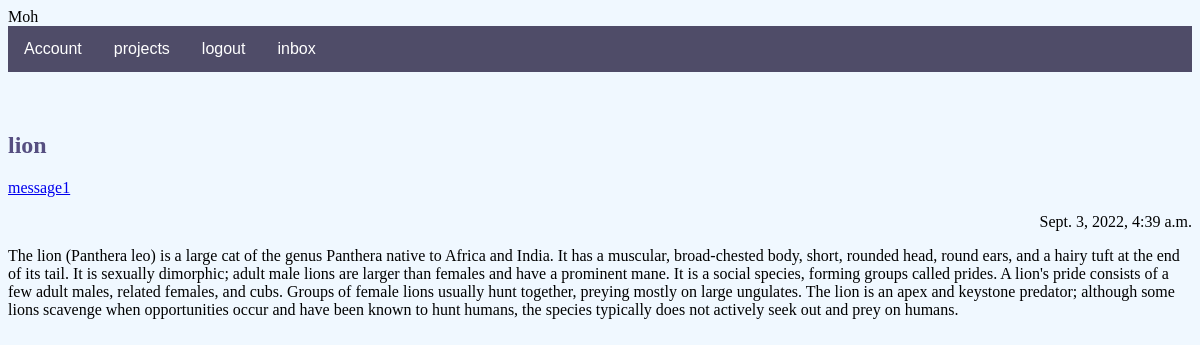
The page /message/e64aa374-7267-4e6e-a699-7b185be85b0b/ (signed in) on the database its author committed.
### users/models.py (models this page shows, shortened)
class Message(models.Model):
    sender = models.ForeignKey(
        Profile, on_delete=models.SET_NULL, null=True, blank=True)
    recipient = models.ForeignKey(
        Profile, on_delete=models.SET_NULL, null=True, blank=True, related_name="messages")
    name = models.CharField(max_length=200, null=True, blank=True)
    email = models.EmailField(max_length=200, null=True, blank=True)
    subject = models.CharField(max_length=200, null=True, blank=True)
    body = models.TextField()
    is_read = models.BooleanField(default=False, null=True)
    created = models.DateTimeField(auto_now_add=True)
    id = models.UUIDField(default=uuid.uuid4, unique=True,
                          primary_key=True, editable=False)
    class Meta:
        ordering = ['is_read', '-created']

### users/views.py (the view)
# urls.py: path('message/<str:pk>/', views.viewMessage, name="message"),
@login_required(login_url='login')
def viewMessage(request, pk):
    profile = request.user.profile
    message = profile.messages.get(id=pk)
    if message.is_read == False:
        message.is_read = True
        message.save()
    context = {'message': message}
    return render(request, 'users/message.html', context)

### users/templates/users/message.html (shortened to what this page needs)
{% extends 'main.html' %}
{% block content %}
<main class="messagePage my-xl">
  <div class="content-box">
    <div class="message">
      <h2 class="message__subject">{{message.subject}}</h4>
        {% if message.sender %}
        <a href="{% url 'userprofile' message.sender.id  %}" class="message__author">{{message.name}}</a>
        {% else %}
        <p class="message__author">{{message.name}}</p>
        {% endif %}
        <p class="message__date">{{message.created}}</p>
        <div class="message__body">{{message.body|linebreaksbr}}</div>
    </div>
  </div>
</main>
{% endblock content %}

### static/styles/main.css (style rules this page uses)
h2 { color:rgb(86,79,129) }
body { background-color:aliceblue; text-decoration:none; }
.message { padding: 2.5rem 0; }
.message > a { display: flex; gap: 1rem; }
.message__author, .message__date { flex-basis: 25%; }
.message__subject { flex-basis: 50%; }
.message__date { text-align: right; }

### rows shown on the page
Message: subject "lion", name "message1", created "Sept. 3, 2022, 4:39 a.m.", body "The lion (Panthera leo) is a large cat of the genus Panthera native to Africa and India. It has a muscular, broad-chested body, short, rounded head, round ears, and a hairy tuft at the end of its tail. It is sexually dimorphic; adult male lions are larger than females and have a prominent mane. It is a social species, forming groups called prides. A lion's pride consists of a few adult males, related females, and cubs. Groups of female lions usually hunt together, preying mostly on large ungulates. The lion is an apex and keystone predator; although some lions scavenge when opportunities occur and have been known to hunt humans, the species typically does not actively seek out and prey on…"
